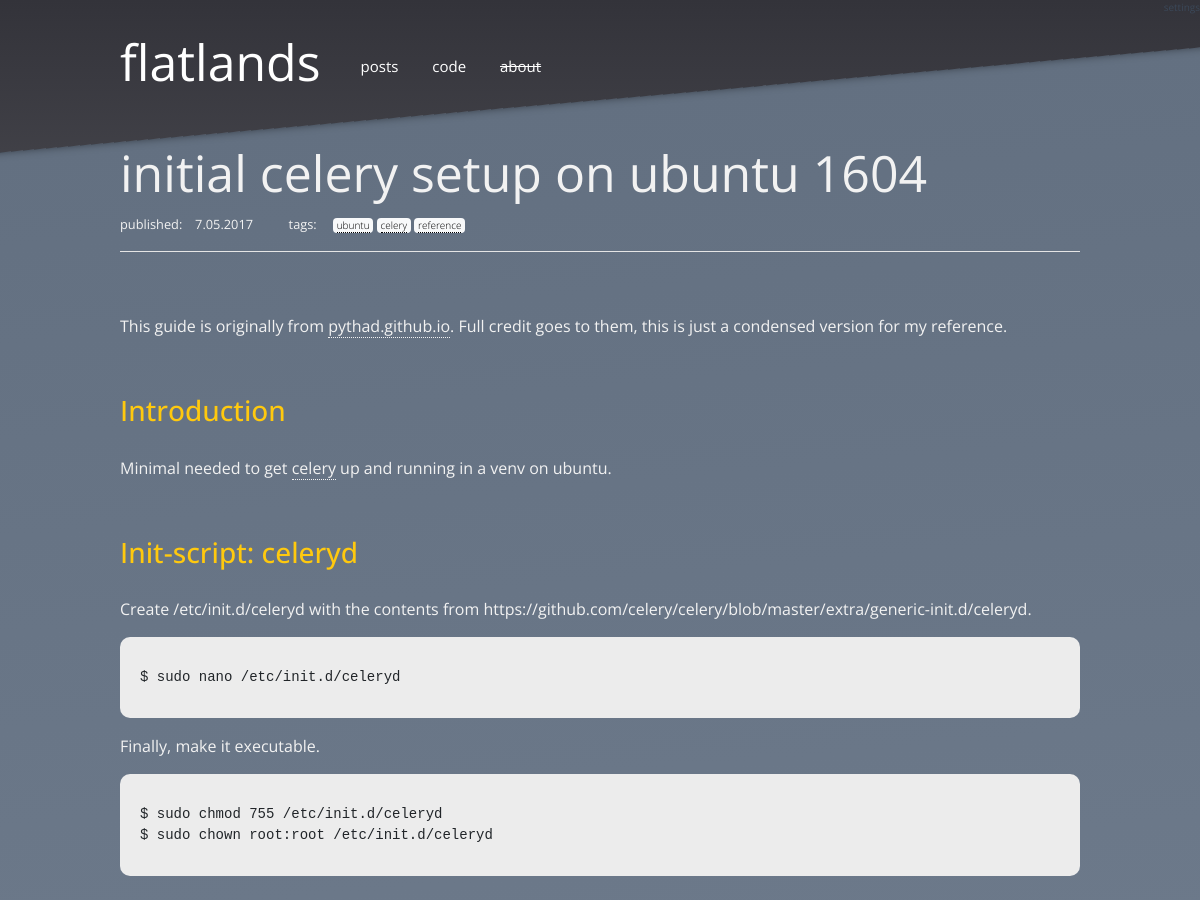
Before: /post/initial-celery-setup-on-ubuntu-1604 (upper part) with the older database file.
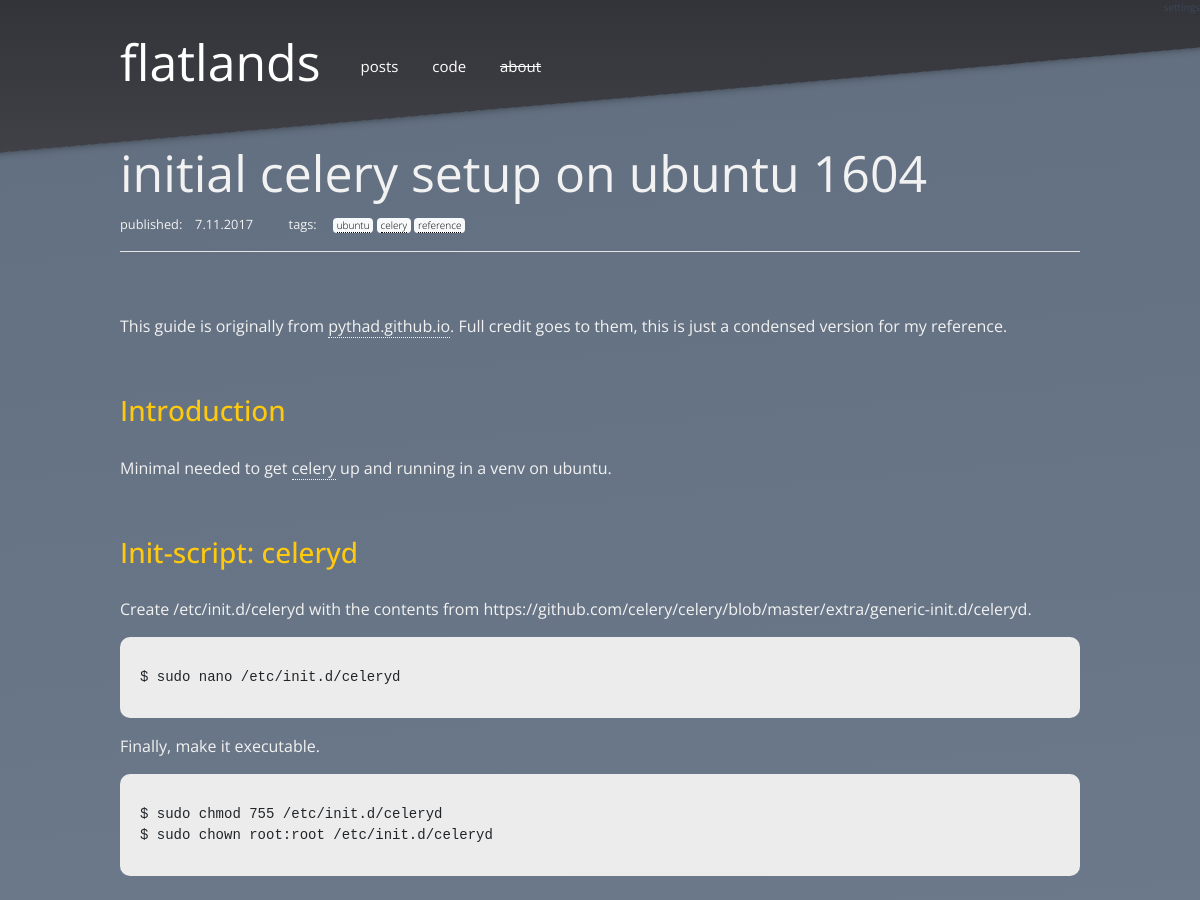
After: the same page with the newer database file.
### modules/models.py (models this page shows, shortened)
class Post(db.Model):
    id = db.Column(db.Integer, primary_key=True)
    title = db.Column(db.String())
    author = db.Column(db.String())
    tags = db.Column(db.String())
    strap = db.Column(db.String())
    content = db.Column(db.String())
    pub_date = db.Column(db.String())
    published = db.Column(db.Boolean, default=False)

### app.py (the view)
@app.route('/post/<title>')
def post(title):
    title = title.replace('-', ' ')
    blog_post = modules.database.Post().by_title((title,))
    blog_post['content'] = modules.database.markdown_to_html(title)
    return render_template('blog_post.html', post=blog_post)

### modules/database.py (called while the page is built)
def markdown_to_html(title):
    post_dir = os.path.join(config.APP_ROOT, 'posts')
    with open(os.path.join(post_dir, f"{title.replace(' ', '-')}.md")) as f:
        text = f.read()
        html = markdown.markdown(text, extensions=['markdown.extensions.fenced_code'])
    return html

    def _retrive_post_by_title(self, title):
        return modules.models.Post.query.filter_by(title=title[0].replace('-', ' ')).first()

    def to_json(self, results):
        result = {}
        item = {}
        count = 1
        for row in results:
            for k, v in row.__dict__.items():
                if not k.startswith('_') and k != 'id':
                    item[k] = v
            result[count] = item
            count += 1
            item = {}
        return result

    def by_title(self, title):
        return self.to_json((self._retrive_post_by_title(title),))

### templates/blog_post.html
{% extends "base.html" %}
{% block content %}
<div class="post">
<div class="title">{{ post.1.title }}</div>
<small>
        published:&emsp;{{post.1.pub_date}} &emsp; &emsp;
        tags:&emsp;
        {% for tag in post.1.tags.split(' ') %}
        <span class="badge badge-light"><a style="font-weight:300;color:black;font-size:10px;" href="/tag/{{tag}}">{{tag}}</a></span>
        {% endfor %}
        </small>
<hr style="background-color:white;">
<p style="height:30px;"></p>
    {{ post.content|safe }}
</div>
{% endblock %}

### templates/base.html (shortened to what this page needs)
<!doctype html>
<html lang="en">
  <head>
    <link rel="stylesheet" href="https://maxcdn.bootstrapcdn.com/bootstrap/4.0.0-beta.2/css/bootstrap.min.css">
    <link rel="stylesheet" type="text/css" href="{{ url_for('static', filename='css/main.css') }}">
  </head>
  <body>
      {% include 'header.html' %}
    <div class="main-content">
      <div class="main-content-wrapper">
      {% block content %}
      {% endblock %}
      </div>
    </div>
  </body>
</html>

### templates/header.html
<div style="display:flex; justify-content:flex-end;">
<a style="color:rgb(59, 72, 89);font-size:10px;" href="/settings">settings</a>
</div>
<div class="header">
<div class="col">
<div style="display: flex; justify-content: flex-start;">
<div class="title">
  <a href="/posts">flatlands</a>
</div>
  <div class="header-nav">
    <a href="/posts">posts</a>
    <a href="/solution">code</a>
    <a href="/posts"><s>about</s></a>
  </div>
</div>
</div>
</div>

### static/css/main.css (style rules this page uses)
body { margin: 0; font-family: 'Open Sans', sans-serif; background: linear-gradient(rgb(51, 51, 58), white); }
.title { margin: 0; font-size: 50px; }
.header { margin: 0; padding-top: 10px; padding-left: 10%; padding-right: 10%; display: flex; }
.header a { color: white; text-decoration: none; }
.header-nav { margin: 0; word-spacing: 30px; font-size: 15px; padding-top: 30px; padding-left: 40px; }
.header-nav a { color: white; text-decoration: none; }
.col { margin: 0; padding: 0; border: 0; width: 75%; }
.main-content { box-shadow: 0px 197px 9px -198px rgba(0,0,0,.5) inset; -webkit-box-shadow: 0px 197px 9px -198px rgba(0,0,0,.5) inset; -moz-box-shadow: 0px 197px 9px -198px rgba(0,0,0,.5) inset; background: linear-gradient(rgb(99, 112, 129), rgb(119, 132, 149)); padding-top: 3%; padding-bottom: 5%; -webkit-transform: skewY(-5deg); -moz-transform: skewY(-5deg); -ms-transform: skewY(-5deg); -o-transform: skewY(-5deg); transform: skewY(-5deg); }
.main-content > .main-content-wrapper { -webkit-transform: skewY(5deg); -moz-transform: skewY(5deg); -ms-transform: skewY(5deg); -o-transform: skewY(5deg); transform: skewY(5deg); }
.post .title { margin: 0; font-size: 50px; color: rgb(242, 242, 242); }
.post pre { background-color: rgb(236, 236, 236); border-radius: 10px; padding: 30px; padding-left: 20px; }
.post { padding-left: 10%; padding-right: 10%; padding-bottom: 40px; color: rgb(242, 242, 242); }
.post small { color: rgb(242, 242, 242); }
.post small a { color: rgb(242, 242, 242); }
.post h3 { padding-top:40px; padding-bottom:20px; color:rgb(255, 201, 14); }
.post p { height:auto; }
.post a { color: rgb(242, 242, 242); text-decoration: none; border-width: 1px; border-bottom-style: dotted; }
::placeholder { color:white; opacity: .7; }

Changed rows visible on the page:
changed Post "initial celery setup on ubuntu 1604": pub_date "7.05.2017" → "7.11.2017"
